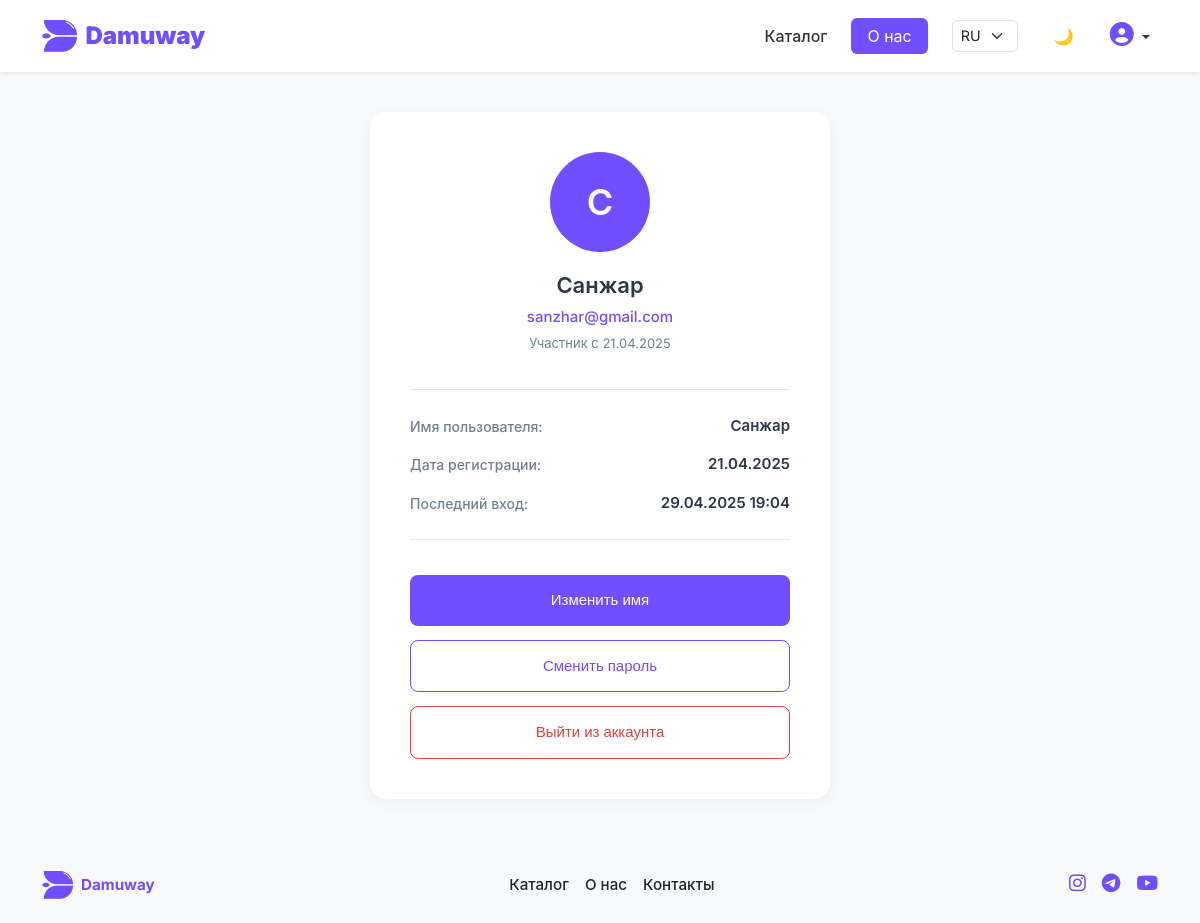
The app's page /ru/user/profile/ (signed in), older data.
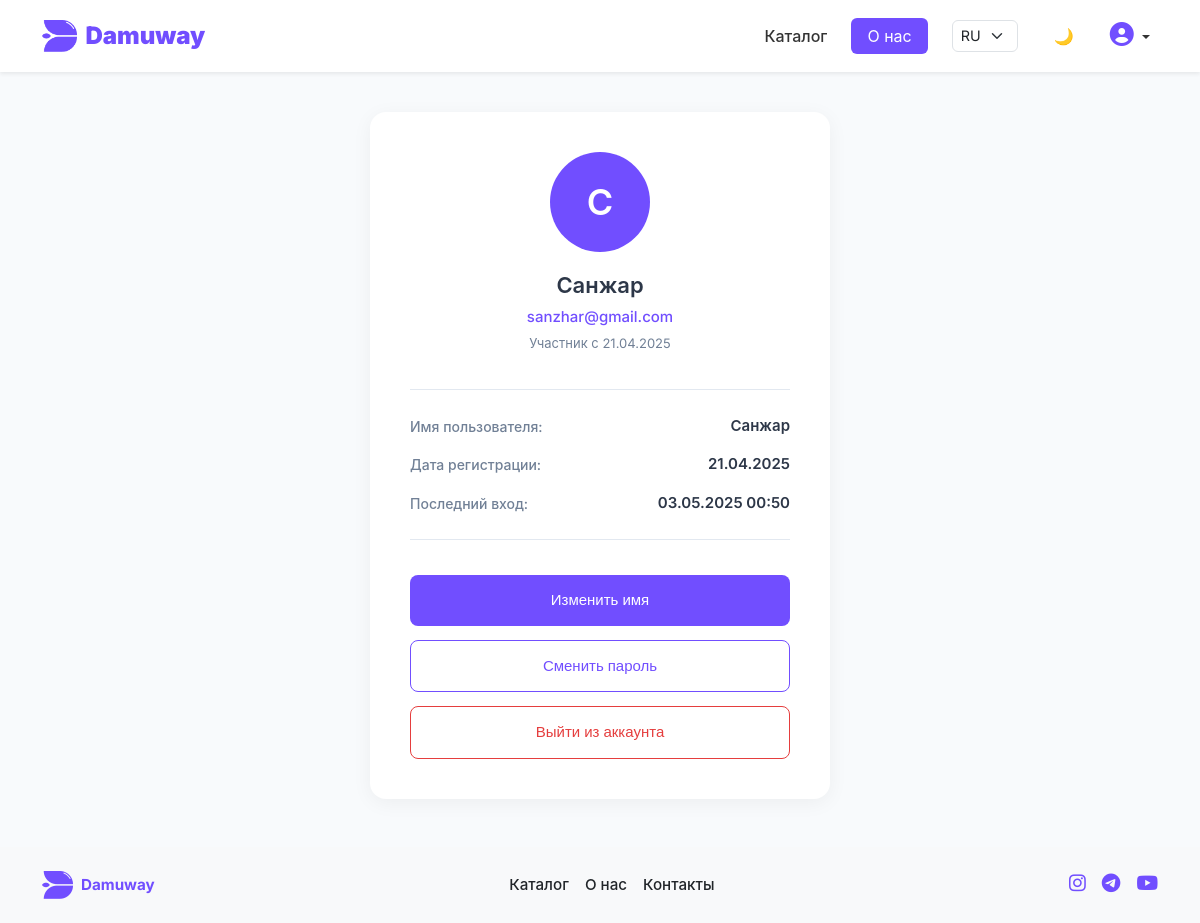
The same page, newer data.
### user/models.py (models this page shows)
class CustomUser(AbstractUser):
    email = models.EmailField(unique=True)
    pass

### user/views.py (the view)
# urls.py: path('profile/', views.profile, name='profile'),
def profile(request):
    return render(request, 'user/profile.html')

### templates/user/profile.html (shortened to what this page needs)
{% extends 'base.html' %}
{% load static %}
{% block extra_css %}
<link rel="stylesheet" href="{% static 'css/user/profile.css' %}">
{% endblock %}
{% block content %}
<div class="profile-container">
    <div class="profile-card">
        <div class="profile-header">
            <div class="avatar-circle">
                {{ user.first_name.0|default:user.username.0 }}
            </div>
            <h1>{{ user.first_name|default:user.username }}</h1>
            <p class="user-email">{{ user.email }}</p>
            <p class="member-since">Участник с {{ user.date_joined|date:"d.m.Y" }}</p>
        </div>
        <div class="profile-details">
            <div class="detail-item">
                <span class="detail-label">Имя пользователя:</span>
                <span class="detail-value">{{ user.username }}</span>
            </div>
            <div class="detail-item">
                <span class="detail-label">Дата регистрации:</span>
                <span class="detail-value">{{ user.date_joined|date:"d.m.Y" }}</span>
            </div>
            <div class="detail-item">
                <span class="detail-label">Последний вход:</span>
                <span class="detail-value">
                    {% if user.last_login %}
                        {{ user.last_login|date:"d.m.Y H:i" }}
                    {% else %}
                        Ещё не входил
                    {% endif %}
                </span>
            </div>
        </div>
        <div class="profile-actions">
            <a href="#" class="action-btn edit-btn">Изменить имя</a>
            <a href="{% url 'password_reset' %}" class="action-btn change-btn">Сменить пароль</a>
            <a href="{% url 'logout' %}" class="action-btn logout-btn">Выйти из аккаунта</a>
        </div>
    </div>
</div>
{% endblock %}

Row changes from the older to the newer data that the page shows:
changed CustomUser "Санжар": last_login "29.04.2025 19:04" → "03.05.2025 00:50"
